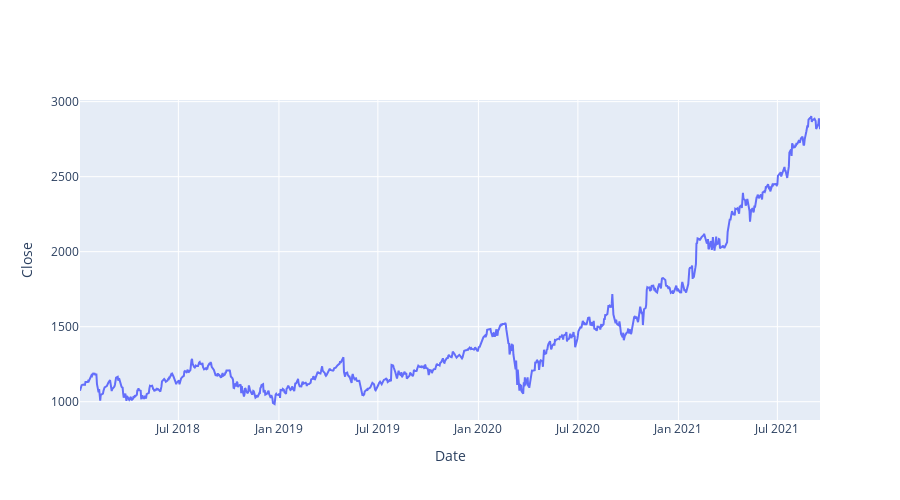

This figure's notebook cell:
### Code cell
import plotly.graph_objects as go

# Check the trend in Closing Values 
fig = go.Figure()

fig.add_trace(go.Scatter(x = data.index , y = data['Close'] , mode = 'lines'))
fig.update_layout(height = 500 , width = 900, 
                  xaxis_title='Date' , yaxis_title='Close')
fig.show()

### Figure 1 — Plotly figure (JSON) as saved in the notebook; plotly's stock layout.template omitted (floating-point values rounded to 4 significant figures; data arrays with more than 128 entries replaced by an {"elided": "..."} marker saying what was removed)
{"data": [{"mode": "lines", "type": "scatter", "x": {"elided": "935 str values"}, "y": {"elided": "935 float values"}}], "layout": {"height": 500, "width": 900, "xaxis": {"title": {"text": "Date"}}, "yaxis": {"title": {"text": "Close"}}}}
